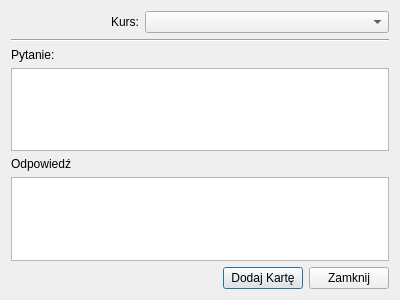
<?xml version="1.0" encoding="UTF-8"?>
<ui version="4.0">
 <class>AddCardsDialog</class>
 <widget class="QDialog" name="AddCardsDialog">
  <property name="geometry">
   <rect>
    <x>0</x>
    <y>0</y>
    <width>400</width>
    <height>300</height>
   </rect>
  </property>
  <property name="windowTitle">
   <string>Dodaj Karty</string>
  </property>
  <property name="windowIcon">
   <iconset resource="resources.qrc">
    <normaloff>:/icons/logo.png</normaloff>:/icons/logo.png</iconset>
  </property>
  <layout class="QVBoxLayout" name="verticalLayout_4">
   <item>
    <layout class="QVBoxLayout" name="dialogLayout">
     <item>
      <layout class="QHBoxLayout" name="horizontalLayout">
       <item>
        <spacer name="horizontalSpacer_2">
         <property name="orientation">
          <enum>Qt::Horizontal</enum>
         </property>
         <property name="sizeType">
          <enum>QSizePolicy::Fixed</enum>
         </property>
         <property name="sizeHint" stdset="0">
          <size>
           <width>100</width>
           <height>20</height>
          </size>
         </property>
        </spacer>
       </item>
       <item>
        <widget class="QLabel" name="label">
         <property name="sizePolicy">
          <sizepolicy hsizetype="Fixed" vsizetype="Fixed">
           <horstretch>0</horstretch>
           <verstretch>0</verstretch>
          </sizepolicy>
         </property>
         <property name="text">
          <string>Kurs:</string>
         </property>
        </widget>
       </item>
       <item>
        <widget class="QComboBox" name="comboBox"/>
       </item>
      </layout>
     </item>
     <item>
      <widget class="Line" name="line">
       <property name="orientation">
        <enum>Qt::Horizontal</enum>
       </property>
      </widget>
     </item>
     <item>
      <layout class="QVBoxLayout" name="verticalLayout">
       <item>
        <widget class="QLabel" name="label_2">
         <property name="text">
          <string>Pytanie:</string>
         </property>
        </widget>
       </item>
       <item>
        <widget class="QPlainTextEdit" name="questionEdit">
         <property name="font">
          <font>
           <pointsize>12</pointsize>
          </font>
         </property>
         <property name="tabChangesFocus">
          <bool>true</bool>
         </property>
        </widget>
       </item>
      </layout>
     </item>
     <item>
      <layout class="QVBoxLayout" name="verticalLayout_2">
       <item>
        <widget class="QLabel" name="label_3">
         <property name="text">
          <string>Odpowiedź</string>
         </property>
        </widget>
       </item>
       <item>
        <widget class="QPlainTextEdit" name="answerEdit">
         <property name="font">
          <font>
           <pointsize>12</pointsize>
          </font>
         </property>
         <property name="tabChangesFocus">
          <bool>true</bool>
         </property>
        </widget>
       </item>
      </layout>
     </item>
     <item>
      <layout class="QHBoxLayout" name="horizontalLayout_2">
       <item>
        <spacer name="horizontalSpacer">
         <property name="orientation">
          <enum>Qt::Horizontal</enum>
         </property>
         <property name="sizeHint" stdset="0">
          <size>
           <width>40</width>
           <height>20</height>
          </size>
         </property>
        </spacer>
       </item>
       <item>
        <widget class="QPushButton" name="addCardButton">
         <property name="text">
          <string>Dodaj Kartę</string>
         </property>
        </widget>
       </item>
       <item>
        <widget class="QPushButton" name="closeButton">
         <property name="statusTip">
          <string>Wyjdź</string>
         </property>
         <property name="text">
          <string>Zamknij</string>
         </property>
        </widget>
       </item>
      </layout>
     </item>
    </layout>
   </item>
  </layout>
 </widget>
 <resources>
  <include location="resources.qrc"/>
 </resources>
 <connections/>
</ui>
